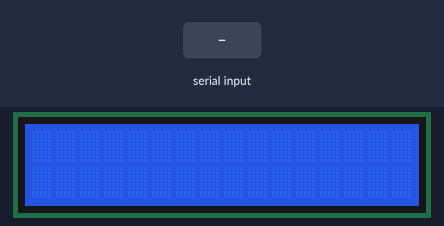
Bench run of a sketch on a simulated Arduino Uno, built with avr-gcc and run on an emulated ATmega328P. Parts: 16×2 character LCD. Inputs (shaded band) come from the test bench.

Above: at 1.2 s.
1.3 s: "@" received over Serial
At 2.1 s:
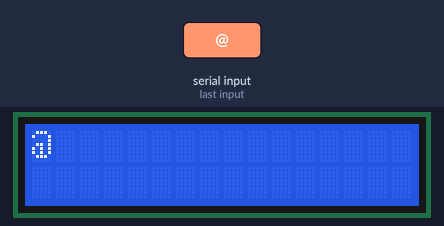
3.8 s: "1" received over Serial
At 4.9 s:
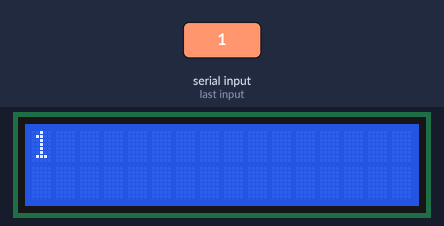
Timing chart, 0 to 6.8 s (numbered marks = the images above; inputs shaded):
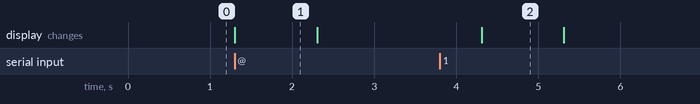

The sketch:

SRLMYZLNETISRTSLR.ino
```cpp
//Serial Monitore yazlılan yazıya @ gönderince ekranı temizler
#include<LiquidCrystal.h>//LCD kütüphanesi
LiquidCrystal lcd(8,9,4,5,6,7);//RS,En,D4,D5,D6,D7
char karakter[16];
int i=0;
void setup()
{
 Serial.begin(9600);
 lcd.begin(16,2); //LCD KÜTÜPHANESİ 2 SATIR 16 KARAKTER
 lcd.setCursor(0,0);

}

void loop()
{
   if(i<15)
   {
    if(Serial.available()>0)
    {
      karakter[i]=Serial.read();
      lcd.setCursor(i,0);
      lcd.print(karakter[i]);
      i++;
    }
    if(karakter[i-1=='@'])//ekrana @ gönderince ekranı temizler
    {
      delay(1000);
      lcd.clear();
      i=0;
    }
   }

}
```

Measured:
- after the input at 1.3 s, the display: changes at once (image 1)
- after the input at 3.8 s, the display: changes after 0.51 s (image 2)
- what the display in image 1 shows lasts 1.0 s, from 1.3 s to 2.3 s
